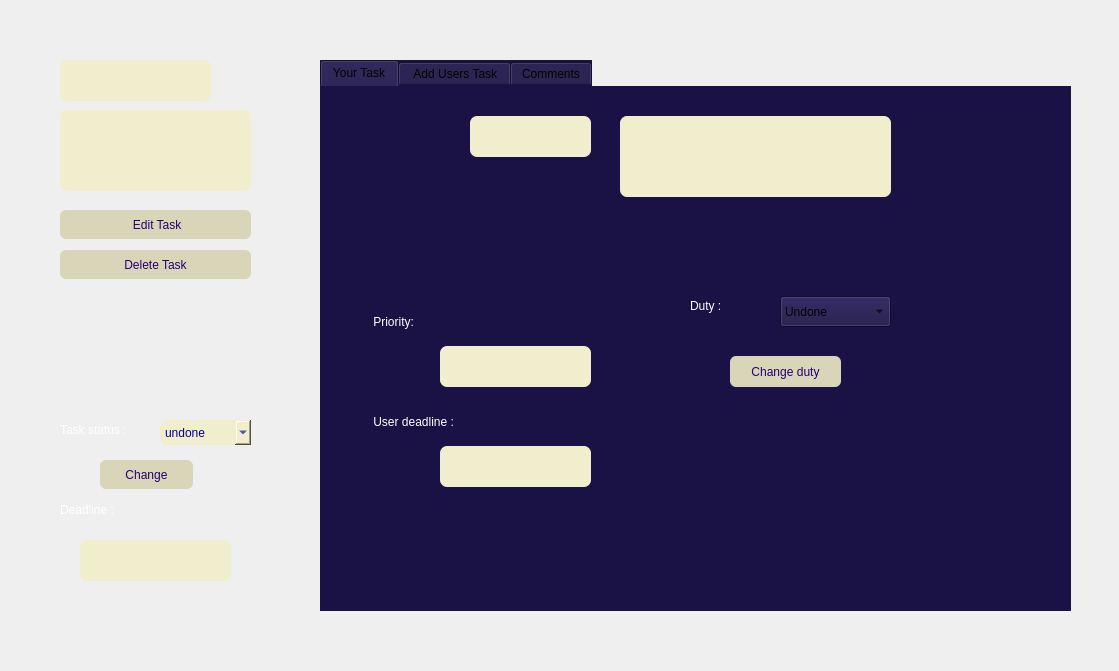
<?xml version="1.0" encoding="UTF-8"?>
<ui version="4.0">
 <class>taskdialog</class>
 <widget class="QWidget" name="taskdialog">
  <property name="geometry">
   <rect>
    <x>0</x>
    <y>0</y>
    <width>1119</width>
    <height>671</height>
   </rect>
  </property>
  <property name="windowTitle">
   <string>Form</string>
  </property>
  <widget class="QLabel" name="img_2">
   <property name="geometry">
    <rect>
     <x>0</x>
     <y>0</y>
     <width>1121</width>
     <height>671</height>
    </rect>
   </property>
   <property name="styleSheet">
    <string notr="true">image: url(:/dashboard/dashboard.png);</string>
   </property>
   <property name="text">
    <string/>
   </property>
  </widget>
  <widget class="QLabel" name="label_2">
   <property name="geometry">
    <rect>
     <x>60</x>
     <y>420</y>
     <width>91</width>
     <height>20</height>
    </rect>
   </property>
   <property name="styleSheet">
    <string notr="true">color: rgb(255, 255, 255);
font: 10pt &quot;Segoe UI&quot;;</string>
   </property>
   <property name="text">
    <string>Task status :</string>
   </property>
  </widget>
  <widget class="QPushButton" name="changestatus">
   <property name="geometry">
    <rect>
     <x>100</x>
     <y>460</y>
     <width>93</width>
     <height>29</height>
    </rect>
   </property>
   <property name="styleSheet">
    <string notr="true">color: rgb(38, 0, 115);
background-color: rgb(216, 213, 184);
border-radius:6px;</string>
   </property>
   <property name="text">
    <string>Change</string>
   </property>
  </widget>
  <widget class="QPushButton" name="edittask">
   <property name="geometry">
    <rect>
     <x>60</x>
     <y>210</y>
     <width>191</width>
     <height>29</height>
    </rect>
   </property>
   <property name="styleSheet">
    <string notr="true">color: rgb(38, 0, 115);
background-color: rgb(216, 213, 184);
border-radius:6px;</string>
   </property>
   <property name="text">
    <string> Edit Task</string>
   </property>
  </widget>
  <widget class="QLabel" name="nameLabel">
   <property name="geometry">
    <rect>
     <x>60</x>
     <y>60</y>
     <width>151</width>
     <height>41</height>
    </rect>
   </property>
   <property name="styleSheet">
    <string notr="true">color: rgb(0, 0, 157);
background-color: rgb(241, 238, 205);
border-radius:7px;</string>
   </property>
   <property name="text">
    <string/>
   </property>
  </widget>
  <widget class="QLabel" name="descriptionLabel">
   <property name="geometry">
    <rect>
     <x>60</x>
     <y>110</y>
     <width>191</width>
     <height>81</height>
    </rect>
   </property>
   <property name="styleSheet">
    <string notr="true">color: rgb(0, 0, 157);
background-color: rgb(241, 238, 205);
border-radius:7px;</string>
   </property>
   <property name="text">
    <string/>
   </property>
  </widget>
  <widget class="QPushButton" name="deletetask">
   <property name="geometry">
    <rect>
     <x>60</x>
     <y>250</y>
     <width>191</width>
     <height>29</height>
    </rect>
   </property>
   <property name="styleSheet">
    <string notr="true">color: rgb(38, 0, 115);
background-color: rgb(216, 213, 184);
border-radius:6px;</string>
   </property>
   <property name="text">
    <string>Delete Task</string>
   </property>
  </widget>
  <widget class="QTabWidget" name="tabWidget">
   <property name="geometry">
    <rect>
     <x>320</x>
     <y>60</y>
     <width>751</width>
     <height>551</height>
    </rect>
   </property>
   <property name="styleSheet">
    <string notr="true">background-color: rgb(26, 17, 68);
border-color: rgb(26, 17, 68);</string>
   </property>
   <property name="currentIndex">
    <number>0</number>
   </property>
   <widget class="QWidget" name="user">
    <attribute name="title">
     <string>Your Task</string>
    </attribute>
    <widget class="QLabel" name="username">
     <property name="geometry">
      <rect>
       <x>150</x>
       <y>30</y>
       <width>121</width>
       <height>41</height>
      </rect>
     </property>
     <property name="styleSheet">
      <string notr="true">color: rgb(0, 0, 157);
background-color: rgb(241, 238, 205);
border-radius:7px;</string>
     </property>
     <property name="text">
      <string/>
     </property>
    </widget>
    <widget class="QLabel" name="des_of_usertask">
     <property name="geometry">
      <rect>
       <x>300</x>
       <y>30</y>
       <width>271</width>
       <height>81</height>
      </rect>
     </property>
     <property name="styleSheet">
      <string notr="true">color: rgb(0, 0, 157);
background-color: rgb(241, 238, 205);
border-radius:7px;</string>
     </property>
     <property name="text">
      <string/>
     </property>
    </widget>
    <widget class="QLabel" name="userproperity">
     <property name="geometry">
      <rect>
       <x>120</x>
       <y>260</y>
       <width>151</width>
       <height>41</height>
      </rect>
     </property>
     <property name="styleSheet">
      <string notr="true">color: rgb(0, 0, 157);
background-color: rgb(241, 238, 205);
border-radius:7px;</string>
     </property>
     <property name="text">
      <string/>
     </property>
    </widget>
    <widget class="QLabel" name="label">
     <property name="geometry">
      <rect>
       <x>50</x>
       <y>220</y>
       <width>91</width>
       <height>31</height>
      </rect>
     </property>
     <property name="styleSheet">
      <string notr="true">font: 9pt &quot;Segoe UI&quot;;
color: rgb(255, 255, 255);</string>
     </property>
     <property name="text">
      <string> Priority:</string>
     </property>
    </widget>
    <widget class="QComboBox" name="combodutyuser">
     <property name="geometry">
      <rect>
       <x>460</x>
       <y>210</y>
       <width>111</width>
       <height>31</height>
      </rect>
     </property>
     <item>
      <property name="text">
       <string>Undone</string>
      </property>
     </item>
     <item>
      <property name="text">
       <string>Done</string>
      </property>
     </item>
    </widget>
    <widget class="QLabel" name="label_3">
     <property name="geometry">
      <rect>
       <x>370</x>
       <y>210</y>
       <width>63</width>
       <height>20</height>
      </rect>
     </property>
     <property name="styleSheet">
      <string notr="true">color: rgb(255, 255, 255);</string>
     </property>
     <property name="text">
      <string>Duty :</string>
     </property>
    </widget>
    <widget class="QPushButton" name="change_user_duty">
     <property name="geometry">
      <rect>
       <x>410</x>
       <y>270</y>
       <width>111</width>
       <height>31</height>
      </rect>
     </property>
     <property name="styleSheet">
      <string notr="true">color: rgb(38, 0, 115);
background-color: rgb(216, 213, 184);
border-radius:6px;</string>
     </property>
     <property name="text">
      <string>Change duty</string>
     </property>
    </widget>
    <widget class="QLabel" name="deadline_user">
     <property name="geometry">
      <rect>
       <x>120</x>
       <y>360</y>
       <width>151</width>
       <height>41</height>
      </rect>
     </property>
     <property name="styleSheet">
      <string notr="true">color: rgb(0, 0, 157);
background-color: rgb(241, 238, 205);
border-radius:7px;</string>
     </property>
     <property name="text">
      <string/>
     </property>
    </widget>
    <widget class="QLabel" name="label_5">
     <property name="geometry">
      <rect>
       <x>50</x>
       <y>320</y>
       <width>101</width>
       <height>31</height>
      </rect>
     </property>
     <property name="styleSheet">
      <string notr="true">font: 9pt &quot;Segoe UI&quot;;
color: rgb(255, 255, 255);</string>
     </property>
     <property name="text">
      <string> User deadline :</string>
     </property>
    </widget>
   </widget>
   <widget class="QWidget" name="tab_2">
    <attribute name="title">
     <string> Add Users Task</string>
    </attribute>
    <widget class="QLineEdit" name="nameu">
     <property name="geometry">
      <rect>
       <x>190</x>
       <y>60</y>
       <width>121</width>
       <height>31</height>
      </rect>
     </property>
     <property name="styleSheet">
      <string notr="true">border-radius:5px;
background-color: rgb(181, 181, 181);</string>
     </property>
    </widget>
    <widget class="QLabel" name="idLabel">
     <property name="geometry">
      <rect>
       <x>60</x>
       <y>70</y>
       <width>101</width>
       <height>16</height>
      </rect>
     </property>
     <property name="styleSheet">
      <string notr="true">color: rgb(255, 255, 255);</string>
     </property>
     <property name="text">
      <string>Member :</string>
     </property>
    </widget>
    <widget class="QTextEdit" name="dutyu">
     <property name="geometry">
      <rect>
       <x>470</x>
       <y>60</y>
       <width>191</width>
       <height>111</height>
      </rect>
     </property>
     <property name="styleSheet">
      <string notr="true">border-radius:7px;
background-color: rgb(181, 181, 181);</string>
     </property>
    </widget>
    <widget class="QLabel" name="label_6">
     <property name="geometry">
      <rect>
       <x>370</x>
       <y>70</y>
       <width>63</width>
       <height>20</height>
      </rect>
     </property>
     <property name="styleSheet">
      <string notr="true">color: rgb(255, 255, 255);
</string>
     </property>
     <property name="text">
      <string>Duty :</string>
     </property>
    </widget>
    <widget class="QComboBox" name="year_2">
     <property name="geometry">
      <rect>
       <x>190</x>
       <y>210</y>
       <width>75</width>
       <height>25</height>
      </rect>
     </property>
     <property name="styleSheet">
      <string notr="true">background-color: rgb(199, 199, 199);
border-radius:7px;</string>
     </property>
     <item>
      <property name="text">
       <string>2024</string>
      </property>
     </item>
     <item>
      <property name="text">
       <string>2025</string>
      </property>
     </item>
     <item>
      <property name="text">
       <string>2026</string>
      </property>
     </item>
     <item>
      <property name="text">
       <string>2027</string>
      </property>
     </item>
     <item>
      <property name="text">
       <string>2028</string>
      </property>
     </item>
     <item>
      <property name="text">
       <string>2029</string>
      </property>
     </item>
     <item>
      <property name="text">
       <string>2030</string>
      </property>
     </item>
    </widget>
    <widget class="QComboBox" name="month_2">
     <property name="geometry">
      <rect>
       <x>280</x>
       <y>210</y>
       <width>75</width>
       <height>25</height>
      </rect>
     </property>
     <property name="styleSheet">
      <string notr="true">background-color: rgb(199, 199, 199);
border-radius:7px;</string>
     </property>
     <item>
      <property name="text">
       <string>1</string>
      </property>
     </item>
     <item>
      <property name="text">
       <string>2</string>
      </property>
     </item>
     <item>
      <property name="text">
       <string>3</string>
      </property>
     </item>
     <item>
      <property name="text">
       <string>4</string>
      </property>
     </item>
     <item>
      <property name="text">
       <string>5</string>
      </property>
     </item>
     <item>
      <property name="text">
       <string>6</string>
      </property>
     </item>
     <item>
      <property name="text">
       <string>7</string>
      </property>
     </item>
     <item>
      <property name="text">
       <string>8</string>
      </property>
     </item>
     <item>
      <property name="text">
       <string>9</string>
      </property>
     </item>
     <item>
      <property name="text">
       <string>10</string>
      </property>
     </item>
     <item>
      <property name="text">
       <string>11</string>
      </property>
     </item>
     <item>
      <property name="text">
       <string>12</string>
      </property>
     </item>
    </widget>
    <widget class="QComboBox" name="day_2">
     <property name="geometry">
      <rect>
       <x>370</x>
       <y>210</y>
       <width>75</width>
       <height>25</height>
      </rect>
     </property>
     <property name="styleSheet">
      <string notr="true">background-color: rgb(199, 199, 199);
border-radius:7px;</string>
     </property>
     <item>
      <property name="text">
       <string>1</string>
      </property>
     </item>
     <item>
      <property name="text">
       <string>2</string>
      </property>
     </item>
     <item>
      <property name="text">
       <string>3</string>
      </property>
     </item>
     <item>
      <property name="text">
       <string>4</string>
      </property>
     </item>
     <item>
      <property name="text">
       <string>5</string>
      </property>
     </item>
     <item>
      <property name="text">
       <string>6</string>
      </property>
     </item>
     <item>
      <property name="text">
       <string>7</string>
      </property>
     </item>
     <item>
      <property name="text">
       <string>8</string>
      </property>
     </item>
     <item>
      <property name="text">
       <string>9</string>
      </property>
     </item>
     <item>
      <property name="text">
       <string>10</string>
      </property>
     </item>
     <item>
      <property name="text">
       <string>11</string>
      </property>
     </item>
     <item>
      <property name="text">
       <string>12</string>
      </property>
     </item>
     <item>
      <property name="text">
       <string>13</string>
      </property>
     </item>
     <item>
      <property name="text">
       <string>14</string>
      </property>
     </item>
     <item>
      <property name="text">
       <string>15</string>
      </property>
     </item>
     <item>
      <property name="text">
       <string>16</string>
      </property>
     </item>
     <item>
      <property name="text">
       <string>17</string>
      </property>
     </item>
     <item>
      <property name="text">
       <string>18</string>
      </property>
     </item>
     <item>
      <property name="text">
       <string>19</string>
      </property>
     </item>
     <item>
      <property name="text">
       <string>20</string>
      </property>
     </item>
     <item>
      <property name="text">
       <string>21</string>
      </property>
     </item>
     <item>
      <property name="text">
       <string>22</string>
      </property>
     </item>
     <item>
      <property name="text">
       <string>23</string>
      </property>
     </item>
     <item>
      <property name="text">
       <string>24</string>
      </property>
     </item>
     <item>
      <property name="text">
       <string>25</string>
      </property>
     </item>
     <item>
      <property name="text">
       <string>26</string>
      </property>
     </item>
     <item>
      <property name="text">
       <string>27</string>
      </property>
     </item>
     <item>
      <property name="text">
       <string>28</string>
      </property>
     </item>
     <item>
      <property name="text">
       <string>29</string>
      </property>
     </item>
     <item>
      <property name="text">
       <string>30</string>
      </property>
     </item>
    </widget>
    <widget class="QPushButton" name="addtask">
     <property name="geometry">
      <rect>
       <x>280</x>
       <y>300</y>
       <width>151</width>
       <height>41</height>
      </rect>
     </property>
     <property name="styleSheet">
      <string notr="true">background-color: rgb(140, 140, 140);
border-radius:6px;</string>
     </property>
     <property name="text">
      <string>Add User Task</string>
     </property>
    </widget>
    <widget class="QLabel" name="label_18">
     <property name="geometry">
      <rect>
       <x>60</x>
       <y>210</y>
       <width>81</width>
       <height>21</height>
      </rect>
     </property>
     <property name="styleSheet">
      <string notr="true">color: rgb(255, 255, 255);</string>
     </property>
     <property name="text">
      <string>Deadline :</string>
     </property>
    </widget>
    <widget class="QLabel" name="label_7">
     <property name="geometry">
      <rect>
       <x>60</x>
       <y>130</y>
       <width>91</width>
       <height>31</height>
      </rect>
     </property>
     <property name="styleSheet">
      <string notr="true">font: 9pt &quot;Segoe UI&quot;;
color: rgb(255, 255, 255);</string>
     </property>
     <property name="text">
      <string> Priority:</string>
     </property>
    </widget>
    <widget class="QComboBox" name="combopriority">
     <property name="geometry">
      <rect>
       <x>190</x>
       <y>130</y>
       <width>81</width>
       <height>31</height>
      </rect>
     </property>
     <property name="styleSheet">
      <string notr="true">background-color: rgb(199, 199, 199);
border-radius:7px;</string>
     </property>
     <item>
      <property name="text">
       <string>1</string>
      </property>
     </item>
     <item>
      <property name="text">
       <string>2</string>
      </property>
     </item>
     <item>
      <property name="text">
       <string>3</string>
      </property>
     </item>
     <item>
      <property name="text">
       <string>4</string>
      </property>
     </item>
     <item>
      <property name="text">
       <string>5</string>
      </property>
     </item>
     <item>
      <property name="text">
       <string>6</string>
      </property>
     </item>
     <item>
      <property name="text">
       <string>7</string>
      </property>
     </item>
     <item>
      <property name="text">
       <string>8</string>
      </property>
     </item>
     <item>
      <property name="text">
       <string>9</string>
      </property>
     </item>
     <item>
      <property name="text">
       <string>10</string>
      </property>
     </item>
    </widget>
   </widget>
   <widget class="QWidget" name="tab_4">
    <attribute name="title">
     <string>Comments</string>
    </attribute>
    <widget class="QLineEdit" name="sendLineEdit">
     <property name="geometry">
      <rect>
       <x>40</x>
       <y>390</y>
       <width>541</width>
       <height>41</height>
      </rect>
     </property>
     <property name="styleSheet">
      <string notr="true">background-color: rgb(67, 62, 67);
color: rgb(255, 255, 255);
border-color: rgb(67, 62, 67);
border-radius:10px;</string>
     </property>
     <property name="text">
      <string/>
     </property>
    </widget>
    <widget class="QPushButton" name="sendButton">
     <property name="geometry">
      <rect>
       <x>620</x>
       <y>390</y>
       <width>80</width>
       <height>41</height>
      </rect>
     </property>
     <property name="styleSheet">
      <string notr="true">background-color: rgb(255, 255, 255);
color: rgb(0, 0, 0);
border-color: rgb(255, 255, 255);
border-radius:10px;</string>
     </property>
     <property name="text">
      <string>Send</string>
     </property>
    </widget>
    <widget class="QWidget" name="verticalLayoutWidget">
     <property name="geometry">
      <rect>
       <x>60</x>
       <y>30</y>
       <width>521</width>
       <height>331</height>
      </rect>
     </property>
     <layout class="QVBoxLayout" name="comlay"/>
    </widget>
    <widget class="QPushButton" name="deletecom">
     <property name="geometry">
      <rect>
       <x>540</x>
       <y>460</y>
       <width>161</width>
       <height>29</height>
      </rect>
     </property>
     <property name="styleSheet">
      <string notr="true">background-color: rgb(255, 255, 255);
color: rgb(0, 0, 0);
border-color: rgb(255, 255, 255);
border-radius:10px;</string>
     </property>
     <property name="text">
      <string>Delete your comment</string>
     </property>
    </widget>
   </widget>
  </widget>
  <widget class="QComboBox" name="taskstatus">
   <property name="geometry">
    <rect>
     <x>160</x>
     <y>420</y>
     <width>91</width>
     <height>25</height>
    </rect>
   </property>
   <property name="styleSheet">
    <string notr="true">color: rgb(0, 0, 157);
background-color: rgb(241, 238, 205);
border-radius:7px;</string>
   </property>
   <item>
    <property name="text">
     <string>undone</string>
    </property>
   </item>
   <item>
    <property name="text">
     <string>Done</string>
    </property>
   </item>
  </widget>
  <widget class="QLabel" name="deadline">
   <property name="geometry">
    <rect>
     <x>80</x>
     <y>540</y>
     <width>151</width>
     <height>41</height>
    </rect>
   </property>
   <property name="styleSheet">
    <string notr="true">color: rgb(0, 0, 157);
background-color: rgb(241, 238, 205);
border-radius:7px;</string>
   </property>
   <property name="text">
    <string/>
   </property>
  </widget>
  <widget class="QLabel" name="label_4">
   <property name="geometry">
    <rect>
     <x>60</x>
     <y>500</y>
     <width>91</width>
     <height>20</height>
    </rect>
   </property>
   <property name="styleSheet">
    <string notr="true">color: rgb(255, 255, 255);
font: 10pt &quot;Segoe UI&quot;;</string>
   </property>
   <property name="text">
    <string>Deadline :</string>
   </property>
  </widget>
 </widget>
 <resources/>
 <connections/>
</ui>
